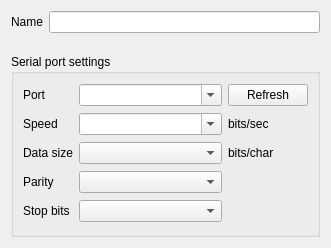
<?xml version="1.0" encoding="UTF-8"?>
<ui version="4.0">
 <class>Form</class>
 <widget class="QWidget" name="Form">
  <property name="geometry">
   <rect>
    <x>0</x>
    <y>0</y>
    <width>331</width>
    <height>248</height>
   </rect>
  </property>
  <property name="windowTitle">
   <string>Form</string>
  </property>
  <layout class="QVBoxLayout" name="verticalLayout">
   <item>
    <layout class="QHBoxLayout" name="horizontalLayout_2">
     <item>
      <widget class="QLabel" name="lb_name">
       <property name="text">
        <string>Name</string>
       </property>
      </widget>
     </item>
     <item>
      <widget class="QLineEdit" name="ed_name"/>
     </item>
    </layout>
   </item>
   <item>
    <spacer name="verticalSpacer_2">
     <property name="orientation">
      <enum>Qt::Orientation::Vertical</enum>
     </property>
     <property name="sizeType">
      <enum>QSizePolicy::Policy::Fixed</enum>
     </property>
     <property name="sizeHint" stdset="0">
      <size>
       <width>20</width>
       <height>15</height>
      </size>
     </property>
    </spacer>
   </item>
   <item>
    <widget class="QGroupBox" name="groupBox">
     <property name="sizePolicy">
      <sizepolicy hsizetype="Preferred" vsizetype="Minimum">
       <horstretch>0</horstretch>
       <verstretch>0</verstretch>
      </sizepolicy>
     </property>
     <property name="title">
      <string>Serial port settings</string>
     </property>
     <layout class="QGridLayout" name="gridLayout">
      <item row="0" column="1">
       <widget class="QComboBox" name="cb_portName">
        <property name="sizePolicy">
         <sizepolicy hsizetype="Expanding" vsizetype="Fixed">
          <horstretch>0</horstretch>
          <verstretch>0</verstretch>
         </sizepolicy>
        </property>
        <property name="editable">
         <bool>true</bool>
        </property>
       </widget>
      </item>
      <item row="3" column="1">
       <widget class="QComboBox" name="cb_parity">
        <property name="editable">
         <bool>false</bool>
        </property>
        <property name="maxCount">
         <number>20</number>
        </property>
       </widget>
      </item>
      <item row="0" column="2">
       <widget class="QPushButton" name="pb_refresh">
        <property name="text">
         <string>Refresh</string>
        </property>
       </widget>
      </item>
      <item row="2" column="2">
       <widget class="QLabel" name="lb_dataSize_unit">
        <property name="text">
         <string>bits/char</string>
        </property>
       </widget>
      </item>
      <item row="3" column="0">
       <widget class="QLabel" name="lb_parity">
        <property name="text">
         <string>Parity</string>
        </property>
       </widget>
      </item>
      <item row="2" column="1">
       <widget class="QComboBox" name="cb_dataSize">
        <property name="editable">
         <bool>false</bool>
        </property>
        <property name="maxCount">
         <number>20</number>
        </property>
       </widget>
      </item>
      <item row="2" column="0">
       <widget class="QLabel" name="lb_dataSize">
        <property name="text">
         <string>Data size</string>
        </property>
       </widget>
      </item>
      <item row="1" column="0">
       <widget class="QLabel" name="lb_baudrate">
        <property name="text">
         <string>Speed</string>
        </property>
       </widget>
      </item>
      <item row="4" column="0">
       <widget class="QLabel" name="lb_stopBits">
        <property name="text">
         <string>Stop bits</string>
        </property>
       </widget>
      </item>
      <item row="4" column="1">
       <widget class="QComboBox" name="cb_stopBits">
        <property name="editable">
         <bool>false</bool>
        </property>
        <property name="maxCount">
         <number>20</number>
        </property>
       </widget>
      </item>
      <item row="1" column="1">
       <widget class="QComboBox" name="cb_baudrate">
        <property name="editable">
         <bool>true</bool>
        </property>
        <property name="maxCount">
         <number>20</number>
        </property>
       </widget>
      </item>
      <item row="1" column="2">
       <widget class="QLabel" name="lb_baudrate_unit">
        <property name="text">
         <string>bits/sec</string>
        </property>
       </widget>
      </item>
      <item row="0" column="0">
       <widget class="QLabel" name="lb_port">
        <property name="text">
         <string>Port</string>
        </property>
       </widget>
      </item>
     </layout>
    </widget>
   </item>
  </layout>
 </widget>
 <resources/>
 <connections/>
</ui>
